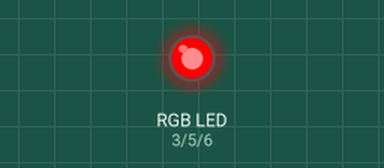
Simulated run of this sketch. Board: Arduino Uno, built with avr-gcc and run on an emulated ATmega328P. Shown: an RGB LED mixed from three pins (HIGH = lit).

Above: at 0.5 s.
At 1.5 s:
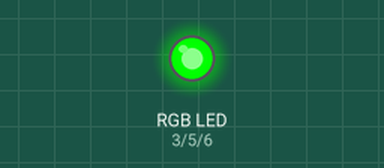
At 2.5 s:
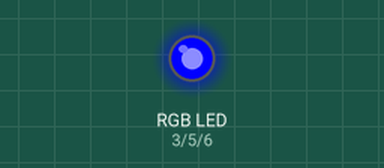
At 3.5 s:
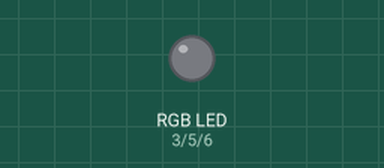
Timing chart, 0 to 5.2 s (numbered marks = the images above):
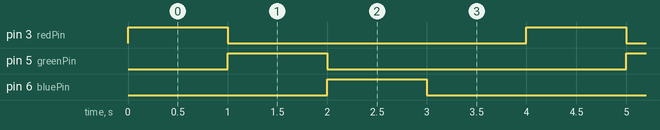

The sketch:

rgbledtest.ino
```cpp
const int redPin = 3;
const int greenPin = 5;
const int bluePin = 6;

void setup() {
  pinMode(redPin, OUTPUT);
  pinMode(greenPin, OUTPUT);
  pinMode(bluePin, OUTPUT);
}

void loop() {
  // RED
  digitalWrite(redPin, HIGH);
  digitalWrite(greenPin, LOW);
  digitalWrite(bluePin, LOW);
  delay(1000);

  // GREEN
  digitalWrite(redPin, LOW);
  digitalWrite(greenPin, HIGH);
  digitalWrite(bluePin, LOW);
  delay(1000);

  // BLUE
  digitalWrite(redPin, LOW);
  digitalWrite(greenPin, LOW);
  digitalWrite(bluePin, HIGH);
  delay(1000);

  // OFF
  digitalWrite(redPin, LOW);
  digitalWrite(greenPin, LOW);
  digitalWrite(bluePin, LOW);
  delay(1000);
}
```

Measured:
- by itself, pin 3 (redPin), pin 5 (greenPin), pin 6 (bluePin): alternates HIGH for 1.0 s and LOW for 3.0 s
- by itself, everything shown: repeats every 4.0 s, in 4 steps
